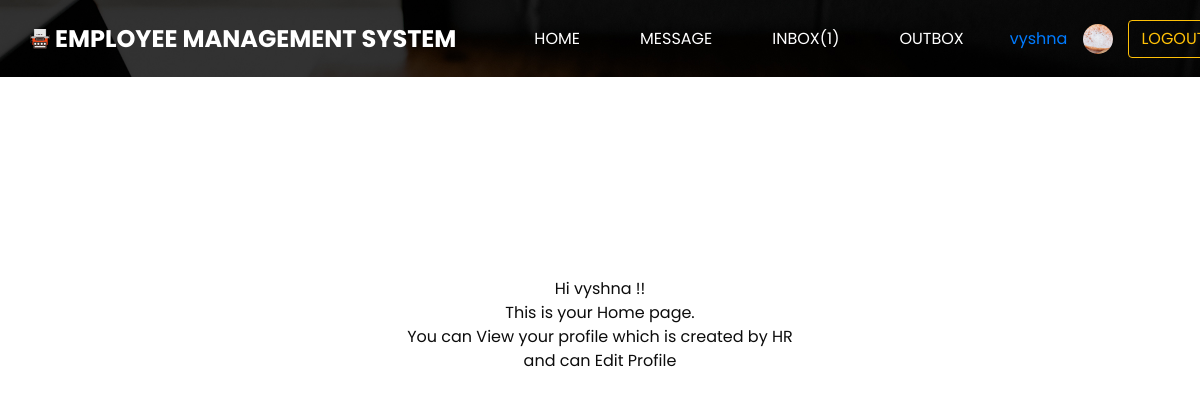
Screenshot of /home/ (signed in) with the database file from the repository.
### myapp/models.py (models this page shows, shortened)
class User(AbstractUser):
    name = models.CharField(max_length=50)
    email = models.EmailField(blank="True")
    employee_type= models.CharField(blank="False", default="Employee",max_length=10)
    employee_code = models.CharField(max_length=10, unique="True")
    image = models.ImageField(upload_to='images/',default='images/default-profile-pic.jpg',blank="False")
    phone_number=models.CharField(max_length=13,blank="True")
    def __str__(self):
        return self.name

### myapp/views.py (the view)
# urls.py: 2. Add a URL to urlpatterns:  path('', views.home, name='home')
def home(request):
    emp = request.session.get('username')
    if emp is None:
        return redirect('loginpage')
    else:
        user=User.objects.get(username=emp)
        unread_count = Messages.objects.filter(to=user, read=False).count()
        if user.employee_type == 'HR' or user.is_superuser == 1:
            return render(request,'myapp/hrhome.html',{'emp':user,'unread_count':unread_count })
        else:
            return render(request,'myapp/home.html',{'emp':user,'unread_count':unread_count })

### myapp/templates/myapp/home.html (shortened to what this page needs)
{% extends 'myapp/employee_dashboard.html' %}
{% block content %}
<p style="text-align:center; padding-top:200px">
Hi {{emp}} !!<br>
This is your Home page.<br>
You can View your profile which is created by HR<br>
and can Edit Profile</p>
{% endblock %}

### myapp/templates/myapp/employee_dashboard.html (shortened to what this page needs)
{% load static %}
<!DOCTYPE html>
<html>
<head>
  <link rel="stylesheet" type="text/css"
    href="https://cdnjs.cloudflare.com/ajax/libs/OwlCarousel2/2.1.3/assets/owl.carousel.min.css" />
  <link rel="stylesheet" href="https://maxcdn.bootstrapcdn.com/font-awesome/4.3.0/css/font-awesome.min.css">
  <link rel="stylesheet" type="text/css" href="{% static 'css/bootstrap.css' %}" />
  <link href="{% static 'css/style.css' %}" rel="stylesheet" />
  <link href="{% static 'css/responsive.css' %}" rel="stylesheet" />
</head>
<body class="sub_page">
  <div class="hero_area">
    <header class="header_section">
      <div class="container">
        <nav class="navbar navbar-expand-lg custom_nav-container pt-3">
          <a class="navbar-brand mr-5" href="{% url 'home' %}">
            <img src="{% static 'images/logo.png' %}" alt="">
            <span>
              EMPLOYEE MANAGEMENT SYSTEM
            </span>
          </a>
          <div class="collapse navbar-collapse" id="navbarSupportedContent">
            <div class="d-flex ml-auto flex-column flex-lg-row align-items-center">
              <ul class="navbar-nav  ">
                <li class="nav-item active">
                  <a class="nav-link" href="{% url 'home' %}">Home <span class="sr-only">(current)</span></a>
                </li>
                <li class="nav-item">
                  <a class="nav-link" href="{% url 'sendmessageemp' %}"> Message </a>
                </li>
                <li class="nav-item">
                  <a class="nav-link" href="{% url 'inbox' %}"> Inbox({{unread_count}}) </a>
                </li>
                <li class="nav-item">
                  <a class="nav-link" href="{% url 'outbox' %}">Outbox</a>
                </li>
              </ul>
              <div class="d-flex align-items-center">
                <a class="nav-link" href="{% url 'profile' %}">{{emp}}</a>
                <div class="rounded-circle" style="width: 30px; height: 30px; overflow: hidden; margin-right: 15px;">
                  <img src="/media/{{emp.image}}" alt="{{ emp.image.name }}" style="width: 100%; height: 100%; object-fit: cover;">
                </div>
                <a href="{% url 'logoutpage' %}" class="btn btn-outline-warning">LOGOUT</a>
              </div>
            </div>
          </div>
        </nav>
      </div>
    </header>
  </div>
<div class="container">
{% block content %}{% endblock %}
</div>
</body>
</html>

### static/css/style.css (style rules this page uses)
body { font-family: 'Poppins', sans-serif; color: #0c0c0c; background-color: #ffffff; }
.hero_area { height: 100vh; background-image: url(../images/hero-bg.jpg); background-size: cover; }
.sub_page .hero_area { height: auto; }
.custom_nav-container.navbar-expand-lg .navbar-nav .nav-item .nav-link { padding: 10px 30px; color: #ffffff; text-align: center; text-transform: uppercase; }
a, a:hover, a:focus { text-decoration: none; }
.btn, .btn:focus { outline: none !important; -webkit-box-shadow: none; box-shadow: none; }
.navbar-brand { display: -webkit-box; display: -ms-flexbox; display: flex; -webkit-box-align: center; -ms-flex-align: center; align-items: center; }
.navbar-brand img { width: 20px; margin-right: 5px; }
.navbar-brand span { font-size: 24px; font-weight: 700; color: #ffffff; text-transform: uppercase; }
.custom_nav-container { z-index: 99999; padding: 15px 0; }

### static/css/responsive.css (style rules this page uses)
@media (min-width: 1200px) { .container { max-width: 1170px; } }

### rows the page displays
User: name "vyshna", image (picture)

### other values shown
{{ unread_count }} "1"
